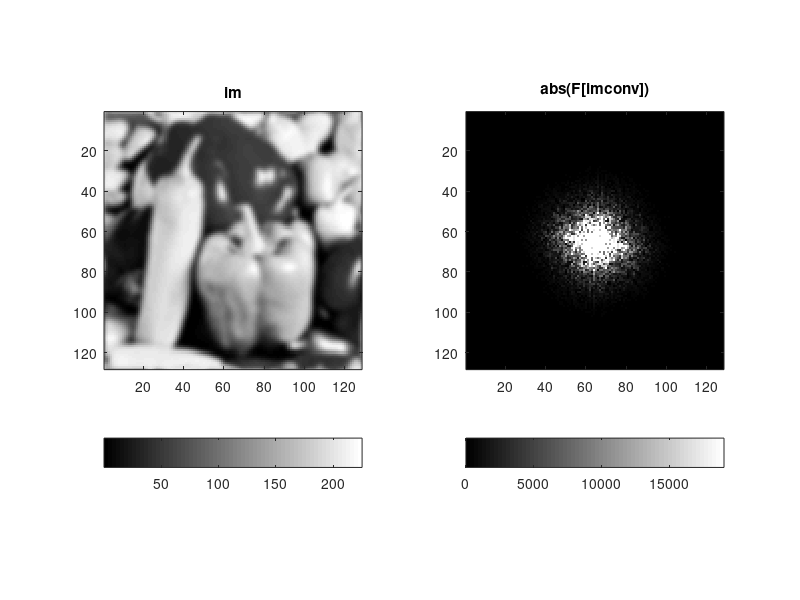

This figure's MATLAB source:
load peppersmall
im = peppersmall;
IM = fftshift(fft2(ifftshift(im)));
maxIM = max(max(abs(IM)));
aver = [1 2 1; 2 4 2; 1 2 1]/16;
aver3 = conv2(conv2(aver,aver,'full'),aver,'full');
% AVER = fftshift(fft2(ifftshift(aver)));
% AVER3 = AVER*AVER*AVER;
%aver3 = fftshift(ifft2(ifftshift(AVER3)));
aver3im = 0*im;
center = size(im,1)/2+1;
aver3im(center-3:center+3, center-3:center+3) = aver3;
AVER3IM = fftshift(fft2(ifftshift(aver3im)));
IMCONV = IM.*AVER3IM;
im = fftshift(ifft2(ifftshift(IMCONV)));
figure(3); colormap gray;
subplot(1,2,1); imagesc(im);
axis image; title('im'); colorbar('SouthOutside')
subplot(1,2,2); imagesc(abs(IMCONV), [0 0.01*maxIM]);
axis image; title('abs(F[imconv])'); colorbar('SouthOutside')
